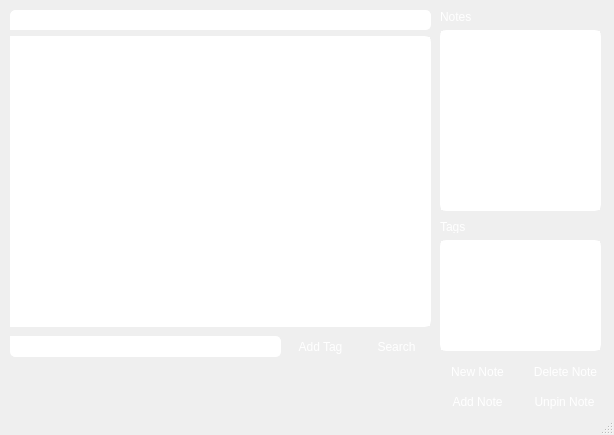
<?xml version="1.0" encoding="UTF-8"?>
<ui version="4.0">
 <class>MainWindow</class>
 <widget class="QMainWindow" name="MainWindow">
  <property name="geometry">
   <rect>
    <x>0</x>
    <y>0</y>
    <width>614</width>
    <height>435</height>
   </rect>
  </property>
  <property name="windowTitle">
   <string>Smart Notes</string>
  </property>
  <property name="styleSheet">
   <string notr="true">background-color : &quot;#212121&quot;;</string>
  </property>
  <widget class="QWidget" name="centralwidget">
   <widget class="QTextEdit" name="textEdit">
    <property name="geometry">
     <rect>
      <x>10</x>
      <y>36</y>
      <width>421</width>
      <height>291</height>
     </rect>
    </property>
    <property name="styleSheet">
     <string notr="true">background-color : &quot;#303030&quot;;
color : white;
border : 1px solid white;
border-bottom-right-radius: 6px;
border-top-right-radius: 6px;</string>
    </property>
   </widget>
   <widget class="QLineEdit" name="enterTag_le">
    <property name="geometry">
     <rect>
      <x>10</x>
      <y>336</y>
      <width>271</width>
      <height>21</height>
     </rect>
    </property>
    <property name="styleSheet">
     <string notr="true">background-color : &quot;#303030&quot;;
color : white;
border : 1px solid white;
border-bottom-right-radius : 5px;
border-top-right-radius : 5px;
border-bottom-left-radius : 5px;</string>
    </property>
    <property name="text">
     <string>Enter tag...</string>
    </property>
   </widget>
   <widget class="QPushButton" name="newNote_btn">
    <property name="geometry">
     <rect>
      <x>440</x>
      <y>360</y>
      <width>75</width>
      <height>23</height>
     </rect>
    </property>
    <property name="styleSheet">
     <string notr="true">background-color : &quot;#303030&quot;;
color : white;
border : 1px solid &quot;#e8e8e8&quot;;
border-bottom-right-radius : 5px;
border-top-left-radius : 5px;</string>
    </property>
    <property name="text">
     <string>New Note</string>
    </property>
   </widget>
   <widget class="QPushButton" name="deleteNote_btn">
    <property name="geometry">
     <rect>
      <x>528</x>
      <y>360</y>
      <width>75</width>
      <height>23</height>
     </rect>
    </property>
    <property name="styleSheet">
     <string notr="true">background-color : &quot;#303030&quot;;
color : white;
border : 1px solid &quot;#e8e8e8&quot;;
border-top-right-radius : 5px;
border-bottom-left-radius : 5px;</string>
    </property>
    <property name="text">
     <string>Delete Note</string>
    </property>
   </widget>
   <widget class="QPushButton" name="addTag_btn">
    <property name="geometry">
     <rect>
      <x>285</x>
      <y>335</y>
      <width>71</width>
      <height>23</height>
     </rect>
    </property>
    <property name="styleSheet">
     <string notr="true">background-color : &quot;#303030&quot;;
color : white;
border : 1px solid &quot;#e8e8e8&quot;;
border-bottom-right-radius : 5px;
border-top-left-radius : 5px;</string>
    </property>
    <property name="text">
     <string>Add Tag</string>
    </property>
   </widget>
   <widget class="QLabel" name="note_label">
    <property name="geometry">
     <rect>
      <x>440</x>
      <y>10</y>
      <width>81</width>
      <height>13</height>
     </rect>
    </property>
    <property name="styleSheet">
     <string notr="true">color : white</string>
    </property>
    <property name="text">
     <string>Notes</string>
    </property>
   </widget>
   <widget class="QListWidget" name="tags_list">
    <property name="geometry">
     <rect>
      <x>440</x>
      <y>240</y>
      <width>161</width>
      <height>111</height>
     </rect>
    </property>
    <property name="styleSheet">
     <string notr="true">background-color : &quot;#303030&quot;;
border : 1px solid white;
border-radius : 6px;
color : white;</string>
    </property>
   </widget>
   <widget class="QListWidget" name="notes_list">
    <property name="geometry">
     <rect>
      <x>440</x>
      <y>30</y>
      <width>161</width>
      <height>181</height>
     </rect>
    </property>
    <property name="styleSheet">
     <string notr="true">background-color : &quot;#303030&quot;;
border : 1px solid white;
border-radius : 6px;
color : white;</string>
    </property>
   </widget>
   <widget class="QLabel" name="tags_label">
    <property name="geometry">
     <rect>
      <x>440</x>
      <y>220</y>
      <width>47</width>
      <height>13</height>
     </rect>
    </property>
    <property name="styleSheet">
     <string notr="true">color : white;</string>
    </property>
    <property name="text">
     <string>Tags</string>
    </property>
   </widget>
   <widget class="QPushButton" name="search_btn">
    <property name="geometry">
     <rect>
      <x>359</x>
      <y>335</y>
      <width>75</width>
      <height>23</height>
     </rect>
    </property>
    <property name="styleSheet">
     <string notr="true">background-color : &quot;#303030&quot;;
color : white;
border : 1px solid &quot;#e8e8e8&quot;;
border-bottom-right-radius : 5px;
border-top-left-radius : 5px;</string>
    </property>
    <property name="text">
     <string>Search</string>
    </property>
   </widget>
   <widget class="QLineEdit" name="name_le">
    <property name="geometry">
     <rect>
      <x>10</x>
      <y>10</y>
      <width>421</width>
      <height>20</height>
     </rect>
    </property>
    <property name="styleSheet">
     <string notr="true">background-color : &quot;#303030&quot;;
color : white;
border : 1px solid white;
border-bottom-right-radius : 5px;
border-top-right-radius : 5px;
border-top-left-radius : 5px;
</string>
    </property>
    <property name="text">
     <string>Name...</string>
    </property>
   </widget>
   <widget class="QPushButton" name="unpinNote_btn">
    <property name="geometry">
     <rect>
      <x>527</x>
      <y>390</y>
      <width>75</width>
      <height>23</height>
     </rect>
    </property>
    <property name="styleSheet">
     <string notr="true">background-color : &quot;#303030&quot;;
color : white;
border : 1px solid &quot;#e8e8e8&quot;;
border-top-left-radius : 5px;
border-bottom-right-radius : 5px</string>
    </property>
    <property name="text">
     <string>Unpin Note</string>
    </property>
   </widget>
   <widget class="QPushButton" name="addNote_btn">
    <property name="geometry">
     <rect>
      <x>440</x>
      <y>390</y>
      <width>75</width>
      <height>23</height>
     </rect>
    </property>
    <property name="styleSheet">
     <string notr="true">background-color : &quot;#303030&quot;;
color : white;
border : 1px solid &quot;#e8e8e8&quot;;
border-top-right-radius : 5px;
border-bottom-left-radius : 5px;</string>
    </property>
    <property name="text">
     <string>Add Note</string>
    </property>
   </widget>
  </widget>
  <widget class="QStatusBar" name="statusbar"/>
 </widget>
 <resources/>
 <connections/>
</ui>
